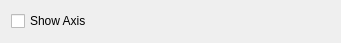
<?xml version="1.0" encoding="UTF-8"?>
<ui version="4.0">
 <class>View3DSettingsPanel</class>
 <widget class="QWidget" name="View3DSettingsPanel">
  <property name="geometry">
   <rect>
    <x>0</x>
    <y>0</y>
    <width>341</width>
    <height>43</height>
   </rect>
  </property>
  <property name="windowTitle">
   <string>Form</string>
  </property>
  <layout class="QVBoxLayout" name="verticalLayout_4">
   <item>
    <widget class="QCheckBox" name="showAxis">
     <property name="text">
      <string>Show Axis</string>
     </property>
    </widget>
   </item>
  </layout>
 </widget>
 <resources>
  <include location="../../rsc/espina.qrc"/>
  <include location="../../../Plugins/CountingFrame/rsc/CountingFrame.qrc"/>
 </resources>
 <connections/>
</ui>
